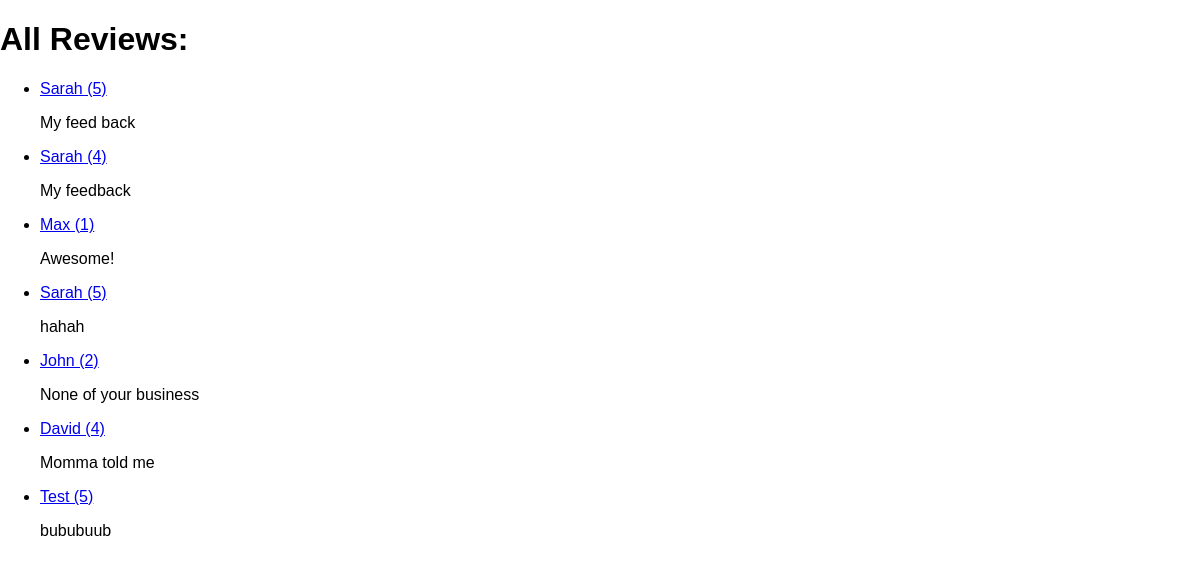
The app's page /reviews/ with its own data.
### reviews/models.py (models this page shows)
class Review(models.Model):
    username = models.CharField(max_length=100)
    review_text = models.TextField()
    rating = models.IntegerField()
    def __str__(self):
        return f"{self.username} ({self.rating})"

### reviews/views.py (the view)
# urls.py: path('reviews/', views.AllReviewsView.as_view(), name="all-reviews"),
class AllReviewsView(ListView):
    template_name = "reviews/all_reviews.html"
    model = Review
    context_object_name = "reviews"

### reviews/templates/reviews/all_reviews.html (shortened to what this page needs)
{% extends "reviews/base.html" %}
{% block content %}
<h1>All Reviews:</h1>
{% for review in reviews %}
<ul>
    <li><a href="{% url "review-detail" review.id %}">{{ review }}</a></li>
    <p>{{ review.review_text }}</p>
</ul>
{% endfor %}
{% endblock %}

### reviews/templates/reviews/base.html (shortened to what this page needs)
{% load static %}
<!DOCTYPE html>
<html lang="en">
  <head>
    <link rel="stylesheet" href="{% static "reviews/styles.css" %}">
  </head>
  <body>
    {% block content %}
    {% endblock %}
  </body>
</html>

### reviews/static/reviews/styles.css (style rules this page uses)
body { font-family: sans-serif; margin: 0; }

### records on screen
Review: username+rating "Sarah (5)", review_text "My feed back"
Review: username+rating "Sarah (4)", review_text "My feedback"
Review: username+rating "Max (1)", review_text "Awesome!"
Review: username+rating "Sarah (5)", review_text "hahah"
Review: username+rating "John (2)", review_text "None of your business"
Review: username+rating "David (4)", review_text "Momma told me"
Review: username+rating "Test (5)", review_text "bububuub"
